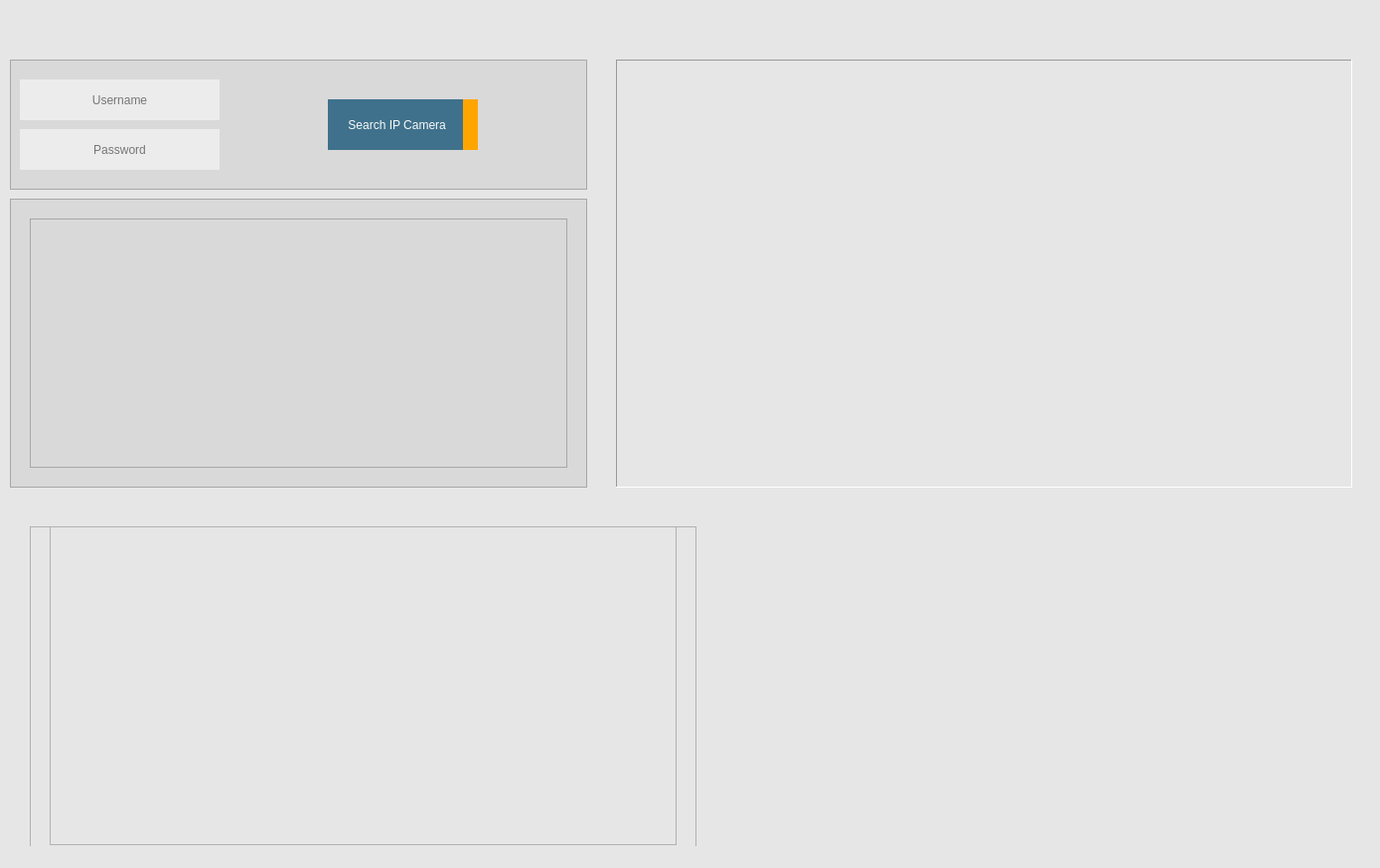
<?xml version="1.0" encoding="UTF-8"?>
<ui version="4.0">
 <class>MainWindow</class>
 <widget class="QMainWindow" name="MainWindow">
  <property name="geometry">
   <rect>
    <x>0</x>
    <y>0</y>
    <width>1389</width>
    <height>874</height>
   </rect>
  </property>
  <property name="windowTitle">
   <string>MainWindow</string>
  </property>
  <property name="styleSheet">
   <string notr="true">background-color: rgb(230, 230, 230);</string>
  </property>
  <widget class="QWidget" name="centralwidget">
   <widget class="QFrame" name="frame_2">
    <property name="geometry">
     <rect>
      <x>10</x>
      <y>200</y>
      <width>581</width>
      <height>291</height>
     </rect>
    </property>
    <property name="styleSheet">
     <string notr="true">background-color: rgb(217, 217, 217);</string>
    </property>
    <property name="frameShape">
     <enum>QFrame::StyledPanel</enum>
    </property>
    <property name="frameShadow">
     <enum>QFrame::Raised</enum>
    </property>
    <widget class="QListView" name="listView_ips">
     <property name="geometry">
      <rect>
       <x>20</x>
       <y>20</y>
       <width>541</width>
       <height>251</height>
      </rect>
     </property>
    </widget>
   </widget>
   <widget class="QGraphicsView" name="graphicsView_1">
    <property name="geometry">
     <rect>
      <x>620</x>
      <y>60</y>
      <width>741</width>
      <height>431</height>
     </rect>
    </property>
    <property name="frameShape">
     <enum>QFrame::Panel</enum>
    </property>
    <property name="frameShadow">
     <enum>QFrame::Sunken</enum>
    </property>
    <property name="lineWidth">
     <number>1</number>
    </property>
    <property name="midLineWidth">
     <number>2</number>
    </property>
   </widget>
   <widget class="QFrame" name="frame_5">
    <property name="geometry">
     <rect>
      <x>10</x>
      <y>60</y>
      <width>581</width>
      <height>131</height>
     </rect>
    </property>
    <property name="styleSheet">
     <string notr="true">background-color: rgb(217, 217, 217);</string>
    </property>
    <property name="frameShape">
     <enum>QFrame::StyledPanel</enum>
    </property>
    <property name="frameShadow">
     <enum>QFrame::Raised</enum>
    </property>
    <widget class="QPushButton" name="pushButton_search_camera">
     <property name="geometry">
      <rect>
       <x>320</x>
       <y>40</y>
       <width>151</width>
       <height>51</height>
      </rect>
     </property>
     <property name="styleSheet">
      <string notr="true">QPushButton {
    color: rgb(249, 249, 249);
    border-radius: 0px;
	
	
	background-color: rgb(63, 113, 140);
	
    border-right: 15px solid orange; /* Προσθήκη κίτρινης γραμμής περιγράμματος στη δεξιά πλευρά */
}

QPushButton:hover {
   
	background-color: rgb(99, 99, 99);
}
</string>
     </property>
     <property name="text">
      <string> Search IP Camera</string>
     </property>
    </widget>
    <widget class="QLineEdit" name="lineEdit_password">
     <property name="geometry">
      <rect>
       <x>10</x>
       <y>70</y>
       <width>201</width>
       <height>41</height>
      </rect>
     </property>
     <property name="tabletTracking">
      <bool>true</bool>
     </property>
     <property name="autoFillBackground">
      <bool>false</bool>
     </property>
     <property name="styleSheet">
      <string notr="true">background-color: rgb(236, 236, 236);
font: italic 10pt &quot;Segoe UI&quot;;</string>
     </property>
     <property name="inputMask">
      <string/>
     </property>
     <property name="frame">
      <bool>false</bool>
     </property>
     <property name="alignment">
      <set>Qt::AlignCenter</set>
     </property>
     <property name="placeholderText">
      <string>Password</string>
     </property>
    </widget>
    <widget class="QLineEdit" name="lineEdit_username">
     <property name="geometry">
      <rect>
       <x>10</x>
       <y>20</y>
       <width>201</width>
       <height>41</height>
      </rect>
     </property>
     <property name="tabletTracking">
      <bool>true</bool>
     </property>
     <property name="autoFillBackground">
      <bool>false</bool>
     </property>
     <property name="styleSheet">
      <string notr="true">background-color: rgb(236, 236, 236);
font: italic 10pt &quot;Segoe UI&quot;;</string>
     </property>
     <property name="inputMask">
      <string/>
     </property>
     <property name="frame">
      <bool>false</bool>
     </property>
     <property name="alignment">
      <set>Qt::AlignCenter</set>
     </property>
     <property name="placeholderText">
      <string>Username</string>
     </property>
    </widget>
   </widget>
   <widget class="QFrame" name="frame">
    <property name="geometry">
     <rect>
      <x>30</x>
      <y>530</y>
      <width>671</width>
      <height>331</height>
     </rect>
    </property>
    <property name="frameShape">
     <enum>QFrame::StyledPanel</enum>
    </property>
    <property name="frameShadow">
     <enum>QFrame::Raised</enum>
    </property>
    <widget class="QListView" name="listView_onvif">
     <property name="geometry">
      <rect>
       <x>20</x>
       <y>0</y>
       <width>631</width>
       <height>321</height>
      </rect>
     </property>
    </widget>
   </widget>
  </widget>
  <widget class="QStatusBar" name="statusbar"/>
 </widget>
 <resources/>
 <connections/>
</ui>
